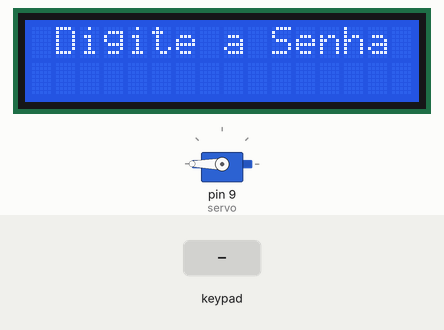
A sketch run on a simulated Arduino Uno, built with avr-gcc and run on an emulated ATmega328P. Parts: servo, 16×2 character LCD. The inputs (shaded band) are chosen by the test bench.

Above: at 4.8 s.
4.9 s: keypad keys 1 2 3 4 # pressed 0.4 s apart
At 7.5 s:
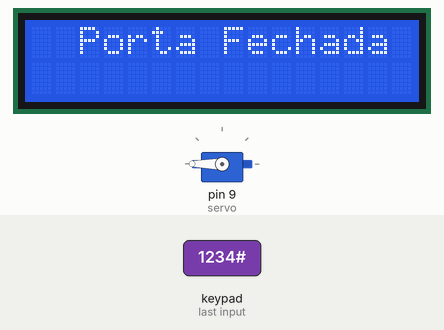
8.4 s: key 'A' pressed
At 10.7 s:
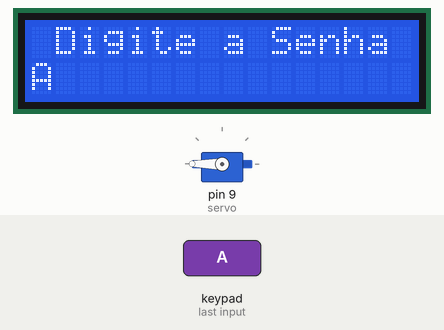
11.4 s: keypad keys 1 2 3 # pressed 0.4 s apart
At 13.7 s:
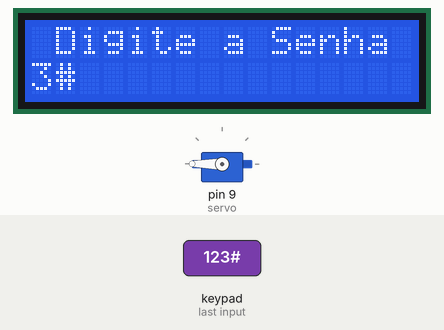
14.5 s: keypad keys 1 2 3 4 * pressed 0.4 s apart
At 18.1 s:
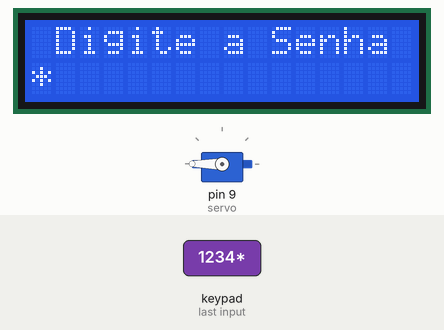
18.4 s: key 'B' pressed
At 19.6 s:
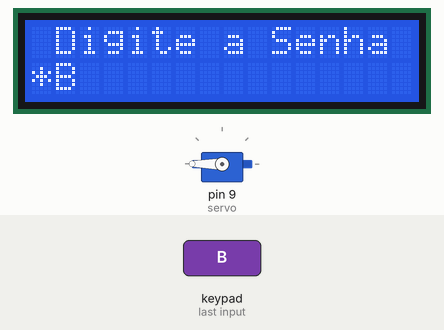
19.9 s: keypad keys 1 2 3 4 D pressed 0.4 s apart
At 23.2 s:
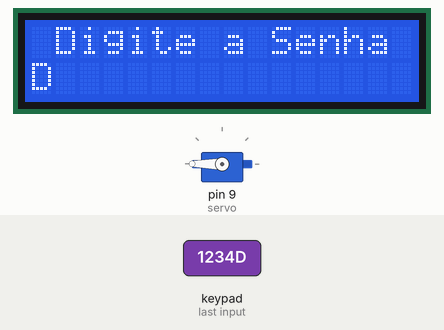
Timing chart, 0 to 24.7 s (numbered marks = the images above; inputs shaded):
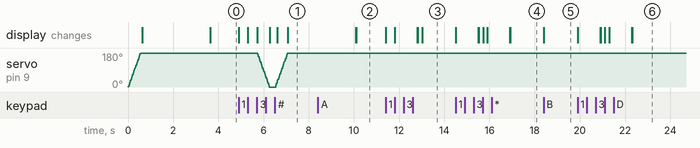

The sketch:

Fechadura_Inteligente.ino
```cpp
#include <Keypad.h>
#include <LiquidCrystal.h>
#include <Servo.h>


Servo servo;

LiquidCrystal lcd(A0, A1, A2, A3, A4, A5);

#define Tamanho_Senha 4

int pos = 0;

char Dados[Tamanho_Senha];
char Mestre[4] = "123";
byte contagem_dados = 0;
char customTecla;

const byte LINHAS = 4;
const byte COLUNAS = 4;
char matriz[LINHAS][COLUNAS] = {
  {'1', '2', '3', 'A'},
  {'4', '5', '6', 'B'},
  {'7', '8', '9', 'C'},
  {'*', '0', '#', 'D'}
};
bool porta = true;

byte Pinoslinha[LINHAS] = {1, 2, 3, 4};
byte Pinoscoluna[COLUNAS] = {5, 6, 7, 8};

Keypad customTeclado( makeKeymap(matriz), Pinoslinha, Pinoscoluna, LINHAS, COLUNAS);

     void setup()
 {
  servo.attach(9);
  ServoClose();
  lcd.begin(16, 2);
  lcd.print(" Projeto Arduino");
  lcd.setCursor(0, 1);
  lcd.print("Trava Automatica");
  delay(3000);
  lcd.clear();
 }
     void loop()
 {
   if (porta == 0)
 {
    customTecla = customTeclado.getKey();

    if (customTecla == '#')
 {
      lcd.clear();
      ServoClose();
      lcd.print("  Porta Fechada");
      delay(3000);
      porta = 1;
 }
 }
   else Open();
 }
     void clearDados()
 {
   while (contagem_dados != 0)
 {
    Dados[contagem_dados--] = 0;
 }
   return;
 }
    void ServoOpen()
 {
  for (pos = 180; pos >= 0; pos -= 5) {

    servo.write(pos);
    delay(15);
  }
  }
     void ServoClose()
 {
  for (pos = 0; pos <= 180; pos += 5) {
    servo.write(pos);
    delay(15);
 }
 }
     void Open()
 {
  lcd.setCursor(0, 0);
  lcd.print(" Digite a Senha");

  customTecla = customTeclado.getKey();
  if (customTecla)
 {
    Dados[contagem_dados] = customTecla;
    lcd.setCursor(contagem_dados, 1);
    lcd.print(Dados[contagem_dados]);
    contagem_dados++;
 }

  if (contagem_dados == Tamanho_Senha - 1)
 {
    if (!strcmp(Dados, Mestre))
 {
      lcd.clear();
      ServoOpen();
      lcd.print("  Porta Aberta");
      porta = 0;
 }
    else
 {
      lcd.clear();
      lcd.print("  Senha Errada");
      delay(1000);
      porta = 1;
 }
    clearDados();
 }
 }
```

Measured:
- after the input at 4.9 s, the display: first changes at once (image 1 shows a later state)
- after the input at 8.4 s, the display: first differs from a run without the input after 1.7 s (image 2)
- after the input at 11.4 s, the display: first changes at once (image 3 shows a later state)
- after the input at 14.5 s, the display: first changes at once (image 4 shows a later state)
- after the input at 18.4 s, the display: changes at once (image 5)
- after the input at 19.9 s, the display: first changes at once (image 6 shows a later state)
